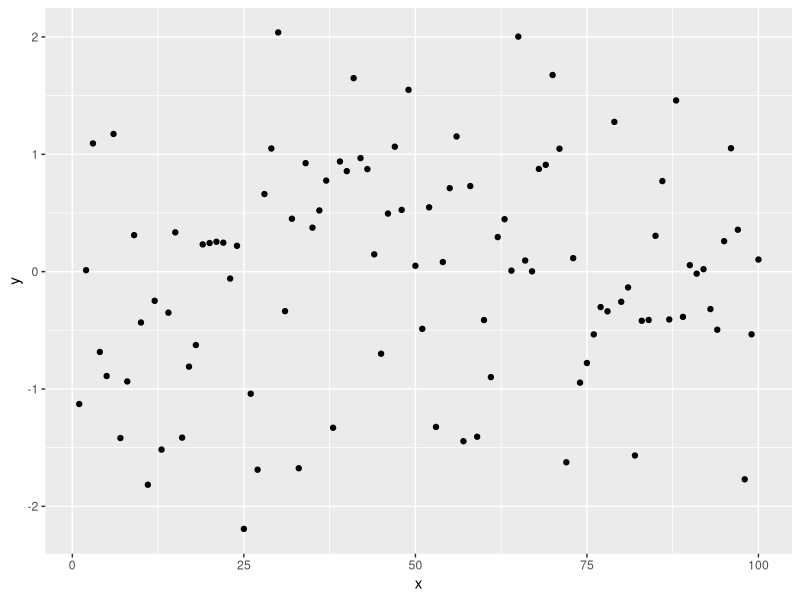

The R script that drew this image:
#--------------------------------------------------------------
#- Filename: sample
#- Author: luke
#- Date: 4/29
#- Description: sample project
#--------------------------------------------------------------

#- [0] dependencies --------------------------------------------------------------------------------
library("tidyverse")

#- [1] stuff --------------------------------------------------------------------------------
1:100 %>% 
  tibble(x = .) %>% 
  cbind(y = rnorm(100)) %>% 
  ggplot(aes(x, y)) +
  geom_point()
  
x <- 1000

y <- 500
